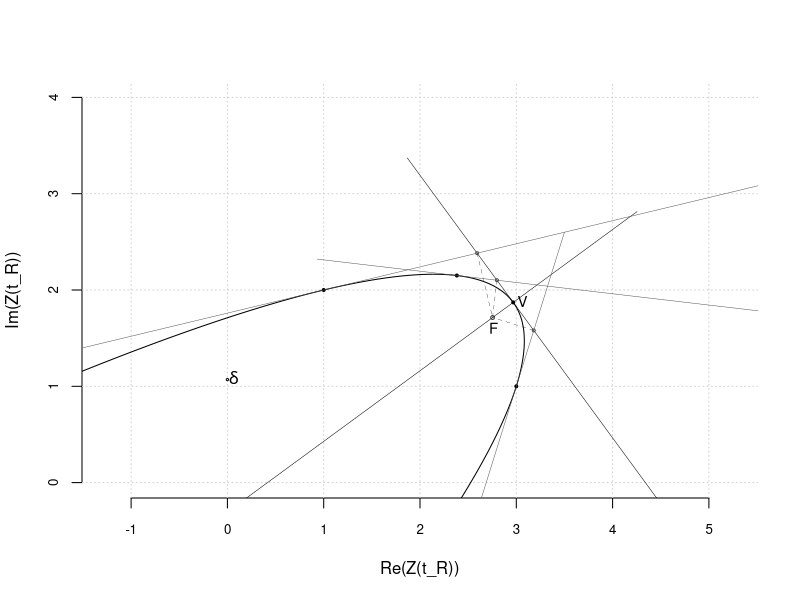

Reproduce this figure in R.
draw_segment <- function(z2, z1, ...) {  # uneşte punctele de afixe z1, z2
    segments(Re(z1), Im(z1), Re(z2), Im(z2), ...) }

###  Verifică "bănuiala" că −∆/4a este tocmai focarul parabolei:
# piciorul perpendicularei din F(−∆/4a) pe o tangentă oarecare a parabolei Z(t)=at^2+bt+c (coeficienţi complecşi) este situat pe tangenta în vârful acesteia

a <- -3-2.2i
b <- 5+1.2i
c <- 1+2i
dt <- b^2 - 4*a*c
f <- -dt/(4*a)  # focarul
v <- a/16 * (b/a - Conj(b/a))^2 + f  # vârful parabolei

Z <- function(t) {  # z(t) pentru o valoare t, sau pentru o secvenţă de valori t
    a*t^2 + b*t +c
}
Zp <- function(t) {  # derivata lui Z
    2*a*t + b
}
axa <- function(t) {  # axa parabolei
    f + a*t
}
tgt <- function(t, tau) {  # tangenta în punctul Z(t)
    Z(t) + Zp(t)*tau
}
prf <- function(t) {  #proiecţia focarului pe tangenta în Z(t)
    0.5*(Z(t)+f) + 0.5*Zp(t)/Conj(Zp(t))*(Conj(f-Z(t)))
}
tgv <- function(t) {  # tangenta în vârf
    v + 1i*a*t
}

t_R <- seq(-0.5, 1.5, by=0.01)  # secvenţă t pentru "întreaga" parabolă
t_01 <- seq(0, 1, by=0.01)  # secvenţă t pentru un arc de parabolă

plot(Z(t_R), asp=1, type="n", bty="n", cex.axis=0.8, 
     xlim=c(0, 4), ylim=c(0, 4)) # iniţializează fereastra grafică
grid()

points(Z(t_R), type="l", lwd=1)  # trasează parabola
points(c(v, Z(0), Z(1), Z(0.35)), pch=19, cex=0.4)
points(f, col="gray20", cex=0.5)
text(c(f+0.01+0.03i, v-(0.06+1i*0.01)), labels=c("F", "V"), pos=c(1, 4), cex=0.9)
points(axa(t_R), type="l", lwd=0.5) #, col="blue")
points(tgv(t_R), type="l", lwd=0.5)
draw_segment(f, prf(0), lwd=0.3, lty="dashed")
draw_segment(f, prf(1), lwd=0.3, lty="dashed")
draw_segment(f, prf(0.35), lwd=0.3, lty="dashed")

for(h in c(0.35, 0, 1)) {
    points(tgt(h, t_R), type="l", lwd=0.5, col="gray35")
}
for(h in c(0.35, 0, 1)) {
    points(prf(h), col="gray30", cex=0.4)
}
#for(h in seq(-0.4, 1.4, by=0.1)) {  # proiecţiile focarului pe mai multe tangente
#    points(prf(h), col="firebrick2", pch=19, cex=0.2)
#}

points(b/a-Conj(b/a), cex=0.3)  # intră în exprimarea focarului, vârfului, etc.
text(b/a-Conj(b/a)-0.09, labels=expression(delta), pos=4, cex=1)

